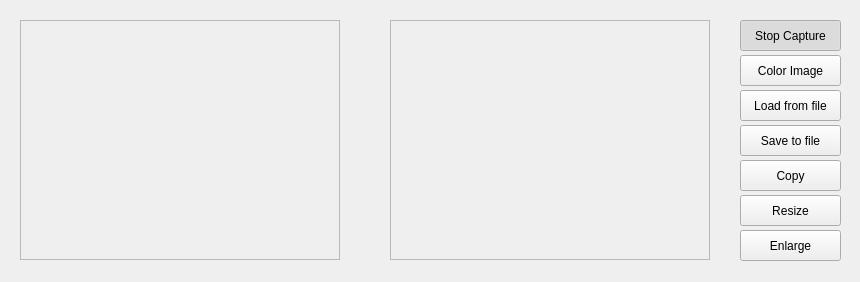
<?xml version="1.0" encoding="UTF-8"?>
<ui version="4.0">
 <class>MainWindow</class>
 <widget class="QWidget" name="MainWindow">
  <property name="geometry">
   <rect>
    <x>0</x>
    <y>0</y>
    <width>860</width>
    <height>282</height>
   </rect>
  </property>
  <property name="windowTitle">
   <string>Proyecto de Visión Artificial</string>
  </property>
  <widget class="QFrame" name="imageFrameS">
   <property name="geometry">
    <rect>
     <x>20</x>
     <y>20</y>
     <width>320</width>
     <height>240</height>
    </rect>
   </property>
   <property name="frameShape">
    <enum>QFrame::StyledPanel</enum>
   </property>
   <property name="frameShadow">
    <enum>QFrame::Raised</enum>
   </property>
  </widget>
  <widget class="QFrame" name="imageFrameD">
   <property name="geometry">
    <rect>
     <x>390</x>
     <y>20</y>
     <width>320</width>
     <height>240</height>
    </rect>
   </property>
   <property name="frameShape">
    <enum>QFrame::StyledPanel</enum>
   </property>
   <property name="frameShadow">
    <enum>QFrame::Raised</enum>
   </property>
  </widget>
  <widget class="QPushButton" name="captureButton">
   <property name="geometry">
    <rect>
     <x>740</x>
     <y>20</y>
     <width>101</width>
     <height>31</height>
    </rect>
   </property>
   <property name="text">
    <string>Stop Capture</string>
   </property>
   <property name="checkable">
    <bool>true</bool>
   </property>
   <property name="checked">
    <bool>true</bool>
   </property>
  </widget>
  <widget class="QPushButton" name="colorButton">
   <property name="geometry">
    <rect>
     <x>740</x>
     <y>55</y>
     <width>101</width>
     <height>31</height>
    </rect>
   </property>
   <property name="text">
    <string>Color Image</string>
   </property>
   <property name="checkable">
    <bool>true</bool>
   </property>
   <property name="checked">
    <bool>false</bool>
   </property>
  </widget>
  <widget class="QPushButton" name="loadButton">
   <property name="geometry">
    <rect>
     <x>740</x>
     <y>90</y>
     <width>101</width>
     <height>31</height>
    </rect>
   </property>
   <property name="text">
    <string>Load from file</string>
   </property>
  </widget>
  <widget class="QPushButton" name="saveButton">
   <property name="geometry">
    <rect>
     <x>740</x>
     <y>125</y>
     <width>101</width>
     <height>31</height>
    </rect>
   </property>
   <property name="text">
    <string>Save to file</string>
   </property>
  </widget>
  <widget class="QPushButton" name="copyButton">
   <property name="geometry">
    <rect>
     <x>740</x>
     <y>160</y>
     <width>101</width>
     <height>31</height>
    </rect>
   </property>
   <property name="text">
    <string>Copy</string>
   </property>
  </widget>
  <widget class="QPushButton" name="resizeButton">
   <property name="geometry">
    <rect>
     <x>740</x>
     <y>195</y>
     <width>101</width>
     <height>31</height>
    </rect>
   </property>
   <property name="text">
    <string>Resize</string>
   </property>
  </widget>
  <widget class="QPushButton" name="enlargeButton">
   <property name="geometry">
    <rect>
     <x>740</x>
     <y>230</y>
     <width>101</width>
     <height>31</height>
    </rect>
   </property>
   <property name="text">
    <string>Enlarge</string>
   </property>
  </widget>
 </widget>
 <resources/>
 <connections/>
</ui>
